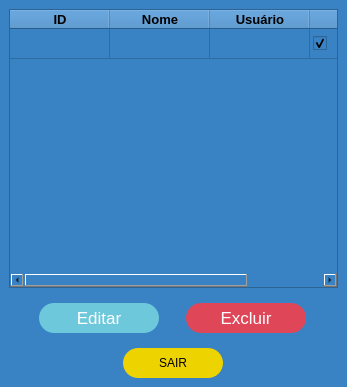
<?xml version="1.0" encoding="UTF-8"?>
<ui version="4.0">
 <class>Admin</class>
 <widget class="QMainWindow" name="Admin">
  <property name="geometry">
   <rect>
    <x>0</x>
    <y>0</y>
    <width>347</width>
    <height>387</height>
   </rect>
  </property>
  <property name="minimumSize">
   <size>
    <width>347</width>
    <height>387</height>
   </size>
  </property>
  <property name="maximumSize">
   <size>
    <width>347</width>
    <height>387</height>
   </size>
  </property>
  <property name="windowTitle">
   <string>Admin</string>
  </property>
  <property name="styleSheet">
   <string notr="true">background-color: rgb(57, 130, 195);</string>
  </property>
  <widget class="QWidget" name="centralwidget">
   <layout class="QVBoxLayout" name="verticalLayout">
    <item>
     <widget class="QTableWidget" name="tbl_usuarios">
      <property name="enabled">
       <bool>true</bool>
      </property>
      <property name="sizePolicy">
       <sizepolicy hsizetype="Expanding" vsizetype="Expanding">
        <horstretch>0</horstretch>
        <verstretch>0</verstretch>
       </sizepolicy>
      </property>
      <property name="maximumSize">
       <size>
        <width>331</width>
        <height>321</height>
       </size>
      </property>
      <property name="font">
       <font>
        <pointsize>10</pointsize>
       </font>
      </property>
      <property name="cursor" stdset="0">
       <cursorShape>ArrowCursor</cursorShape>
      </property>
      <property name="autoFillBackground">
       <bool>false</bool>
      </property>
      <property name="styleSheet">
       <string notr="true"/>
      </property>
      <property name="frameShadow">
       <enum>QFrame::Sunken</enum>
      </property>
      <property name="verticalScrollBarPolicy">
       <enum>Qt::ScrollBarAsNeeded</enum>
      </property>
      <property name="horizontalScrollBarPolicy">
       <enum>Qt::ScrollBarAsNeeded</enum>
      </property>
      <property name="sizeAdjustPolicy">
       <enum>QAbstractScrollArea::AdjustToContents</enum>
      </property>
      <property name="editTriggers">
       <set>QAbstractItemView::NoEditTriggers</set>
      </property>
      <property name="tabKeyNavigation">
       <bool>false</bool>
      </property>
      <property name="alternatingRowColors">
       <bool>false</bool>
      </property>
      <property name="selectionBehavior">
       <enum>QAbstractItemView::SelectRows</enum>
      </property>
      <property name="textElideMode">
       <enum>Qt::ElideRight</enum>
      </property>
      <property name="showGrid">
       <bool>true</bool>
      </property>
      <property name="gridStyle">
       <enum>Qt::SolidLine</enum>
      </property>
      <property name="wordWrap">
       <bool>true</bool>
      </property>
      <property name="cornerButtonEnabled">
       <bool>true</bool>
      </property>
      <property name="columnCount">
       <number>4</number>
      </property>
      <attribute name="horizontalHeaderVisible">
       <bool>true</bool>
      </attribute>
      <attribute name="horizontalHeaderHighlightSections">
       <bool>true</bool>
      </attribute>
      <attribute name="verticalHeaderVisible">
       <bool>false</bool>
      </attribute>
      <row>
       <property name="text">
        <string>New Row</string>
       </property>
      </row>
      <column>
       <property name="text">
        <string>ID</string>
       </property>
       <property name="font">
        <font>
         <family>MS Shell Dlg 2</family>
         <pointsize>10</pointsize>
         <weight>75</weight>
         <bold>true</bold>
        </font>
       </property>
       <property name="textAlignment">
        <set>AlignCenter</set>
       </property>
      </column>
      <column>
       <property name="text">
        <string>Nome</string>
       </property>
       <property name="font">
        <font>
         <family>MS Shell Dlg 2</family>
         <pointsize>10</pointsize>
         <weight>75</weight>
         <bold>true</bold>
        </font>
       </property>
       <property name="textAlignment">
        <set>AlignCenter</set>
       </property>
      </column>
      <column>
       <property name="text">
        <string>Usuário</string>
       </property>
       <property name="font">
        <font>
         <pointsize>10</pointsize>
         <weight>75</weight>
         <bold>true</bold>
        </font>
       </property>
       <property name="textAlignment">
        <set>AlignCenter</set>
       </property>
      </column>
      <column>
       <property name="text">
        <string>Admin</string>
       </property>
       <property name="font">
        <font>
         <pointsize>10</pointsize>
         <weight>75</weight>
         <bold>true</bold>
        </font>
       </property>
       <property name="textAlignment">
        <set>AlignCenter</set>
       </property>
      </column>
      <item row="0" column="3">
       <property name="text">
        <string/>
       </property>
       <property name="textAlignment">
        <set>AlignCenter</set>
       </property>
       <property name="checkState">
        <enum>Checked</enum>
       </property>
      </item>
     </widget>
    </item>
    <item>
     <widget class="QWidget" name="horizontalWidget" native="true">
      <layout class="QHBoxLayout" name="horizontalLayout">
       <item>
        <widget class="QPushButton" name="btn_editar">
         <property name="minimumSize">
          <size>
           <width>100</width>
           <height>30</height>
          </size>
         </property>
         <property name="maximumSize">
          <size>
           <width>120</width>
           <height>16777215</height>
          </size>
         </property>
         <property name="font">
          <font>
           <pointsize>13</pointsize>
           <weight>50</weight>
           <bold>false</bold>
          </font>
         </property>
         <property name="cursor">
          <cursorShape>PointingHandCursor</cursorShape>
         </property>
         <property name="styleSheet">
          <string notr="true">*{
background-color: #6EC8DB;
border-radius: 15px;
color: white;
}
QPushButton:hover{
background-color:#60afbf;
}</string>
         </property>
         <property name="text">
          <string>Editar</string>
         </property>
         <property name="default">
          <bool>true</bool>
         </property>
        </widget>
       </item>
       <item>
        <widget class="QPushButton" name="btn_excluir">
         <property name="enabled">
          <bool>true</bool>
         </property>
         <property name="minimumSize">
          <size>
           <width>100</width>
           <height>30</height>
          </size>
         </property>
         <property name="maximumSize">
          <size>
           <width>120</width>
           <height>16777215</height>
          </size>
         </property>
         <property name="font">
          <font>
           <pointsize>13</pointsize>
           <weight>50</weight>
           <bold>false</bold>
          </font>
         </property>
         <property name="cursor">
          <cursorShape>PointingHandCursor</cursorShape>
         </property>
         <property name="styleSheet">
          <string notr="true">*{
background-color: #df4759;
border-radius: 15px;
color: #fff;
}
QPushButton:hover{
background-color: #ba3847;
}

</string>
         </property>
         <property name="text">
          <string>Excluir</string>
         </property>
         <property name="checkable">
          <bool>false</bool>
         </property>
         <property name="checked">
          <bool>false</bool>
         </property>
         <property name="default">
          <bool>true</bool>
         </property>
        </widget>
       </item>
      </layout>
     </widget>
    </item>
    <item alignment="Qt::AlignHCenter">
     <widget class="QPushButton" name="btn_logout">
      <property name="minimumSize">
       <size>
        <width>100</width>
        <height>30</height>
       </size>
      </property>
      <property name="maximumSize">
       <size>
        <width>150</width>
        <height>16777215</height>
       </size>
      </property>
      <property name="cursor">
       <cursorShape>PointingHandCursor</cursorShape>
      </property>
      <property name="styleSheet">
       <string notr="true">*{
background-color: #edd400;
border-radius: 15px;
}
QPushButton:hover{
background-color: #d1bc08;
}

</string>
      </property>
      <property name="text">
       <string>SAIR</string>
      </property>
      <property name="default">
       <bool>true</bool>
      </property>
     </widget>
    </item>
   </layout>
  </widget>
 </widget>
 <tabstops>
  <tabstop>tbl_usuarios</tabstop>
 </tabstops>
 <resources/>
 <connections/>
</ui>
